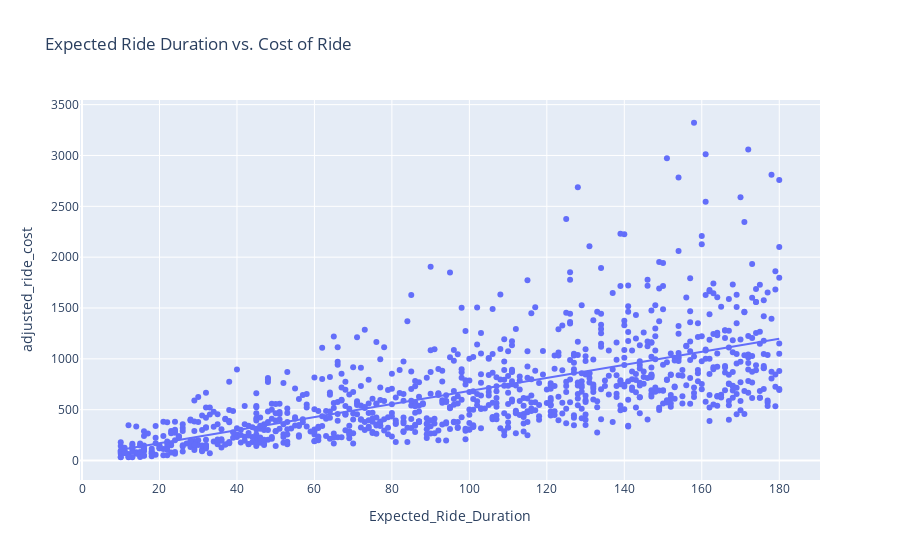

The cell this chart's notebook holds for it:
### Markdown cell above
### Now let’s have a look at the relationship between the expected ride duration and the cost of the ride based on the dynamic pricing strategy:

### Code cell
fig = px.scatter(data, 
                 x='Expected_Ride_Duration', 
                 y='adjusted_ride_cost',
                 title='Expected Ride Duration vs. Cost of Ride', 
                 trendline='ols')
fig.show()

### Figure 1 — Plotly figure (JSON) as saved in the notebook; plotly's stock layout.template omitted (floating-point values rounded to 4 significant figures; data arrays with more than 128 entries replaced by an {"elided": "..."} marker saying what was removed)
{"data": [{"hovertemplate": "Expected_Ride_Duration=%{x}<br>adjusted_ride_cost=%{y}<extra></extra>", "legendgroup": "", "marker": {"color": "#636efa", "symbol": "circle"}, "mode": "markers", "name": "", "orientation": "v", "showlegend": false, "type": "scatter", "x": {"elided": "1000 int values"}, "xaxis": "x", "y": {"elided": "1000 float values"}, "yaxis": "y"}, {"hovertemplate": "<b>OLS trendline</b><br>adjusted_ride_cost = 6.41066 * Expected_Ride_Duration + 42.715<br>R<sup>2</sup>=0.426517<br><br>Expected_Ride_Duration=%{x}<br>adjusted_ride_cost=%{y} <b>(trend)</b><extra></extra>", "legendgroup": "", "marker": {"color": "#636efa", "symbol": "circle"}, "mode": "lines", "name": "", "showlegend": false, "type": "scatter", "x": {"elided": "1000 int values"}, "xaxis": "x", "y": {"elided": "1000 float values"}, "yaxis": "y"}], "layout": {"legend": {"tracegroupgap": 0}, "title": {"text": "Expected Ride Duration vs. Cost of Ride"}, "xaxis": {"anchor": "y", "domain": [0, 1], "title": {"text": "Expected_Ride_Duration"}}, "yaxis": {"anchor": "x", "domain": [0, 1], "title": {"text": "adjusted_ride_cost"}}}}
